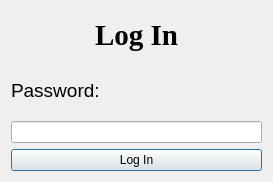
<?xml version="1.0" encoding="UTF-8"?>
<ui version="4.0">
 <class>LoginDialog</class>
 <widget class="QDialog" name="LoginDialog">
  <property name="geometry">
   <rect>
    <x>0</x>
    <y>0</y>
    <width>273</width>
    <height>182</height>
   </rect>
  </property>
  <property name="windowTitle">
   <string>Log In</string>
  </property>
  <layout class="QGridLayout" name="gridLayout">
   <item row="7" column="0">
    <widget class="QPushButton" name="btn_login">
     <property name="text">
      <string>Log In</string>
     </property>
    </widget>
   </item>
   <item row="2" column="0">
    <widget class="QLabel" name="label_2">
     <property name="font">
      <font>
       <pointsize>14</pointsize>
      </font>
     </property>
     <property name="text">
      <string>Password:</string>
     </property>
    </widget>
   </item>
   <item row="5" column="0">
    <widget class="QLineEdit" name="line_edit_password">
     <property name="focusPolicy">
      <enum>Qt::WheelFocus</enum>
     </property>
     <property name="inputMethodHints">
      <set>Qt::ImhDialableCharactersOnly|Qt::ImhDigitsOnly|Qt::ImhFormattedNumbersOnly|Qt::ImhHiddenText|Qt::ImhLowercaseOnly|Qt::ImhNoAutoUppercase|Qt::ImhNoPredictiveText|Qt::ImhSensitiveData|Qt::ImhUppercaseOnly|Qt::ImhUrlCharactersOnly</set>
     </property>
     <property name="echoMode">
      <enum>QLineEdit::Password</enum>
     </property>
    </widget>
   </item>
   <item row="1" column="0">
    <widget class="QLabel" name="lbl_login">
     <property name="font">
      <font>
       <family>Times New Roman</family>
       <pointsize>22</pointsize>
       <weight>75</weight>
       <bold>true</bold>
      </font>
     </property>
     <property name="text">
      <string>Log In</string>
     </property>
     <property name="alignment">
      <set>Qt::AlignCenter</set>
     </property>
    </widget>
   </item>
  </layout>
 </widget>
 <resources/>
 <connections/>
</ui>
